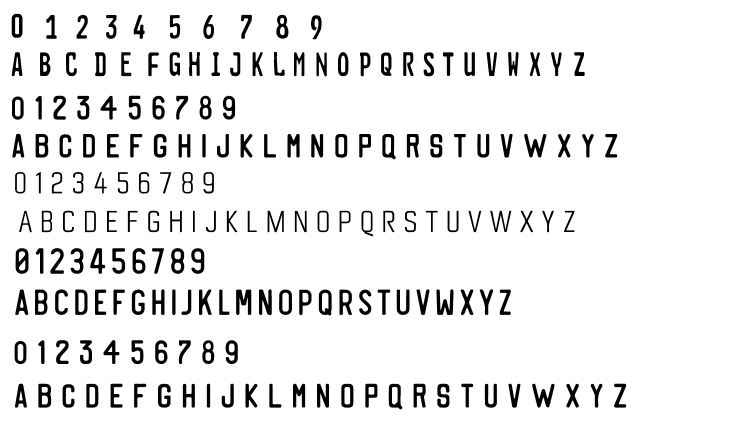
%> input picture KNN_training/training_chars.png, 1475 x 843 px (shown at 1/2 size)
$ octave knn_train.m   (GNU Octave 9; MATLAB toolbox functions it lacks are replaced by stand-ins)
%> lines starting %> are read from the running program, lines starting %| are printed output that depends on the picture; in (x1, y1, x2, y2) boxes, pixels count from 0 and x2, y2 are one past the last pixel; in counts of white or black regions, pixels touching at a corner belong together; the program's own positions count from 1
clearvars; close all; clc;

RESIZED_HEIGHT = 48;
RESIZED_WIDTH = 20;

I = imread('training_chars.png');
%> I is the input picture: size 843x1475x3 uint8; mean R, G, B 234.4, 234.4, 234.4
I = rgb2gray(I);
%> I: size 843x1475 uint8

% Gaussian filter is used to remove noise
h = imgaussfilt(I, 1.3);
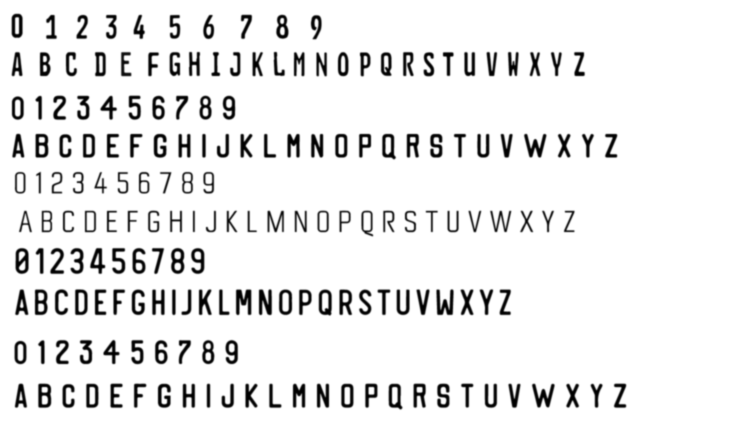
%> h: size 843x1475 uint8 (shown at 1/2 size); min 0, max 255, mean 234.4; mean of the top-left, top-right, bottom-left and bottom-right quarters 227.8, 245.1, 221.8, 243

figure;subplot(121);imagesc(I); title('Original Image');
subplot(122);imagesc(h);title('Gaussian filtered Image'); colormap gray; truesize;
%% Adaptative Thresholding
T = adaptthresh(h,0.56,'NeighborhoodSize',[5 5],'ForegroundPolarity','dark','Statistic','gaussian');
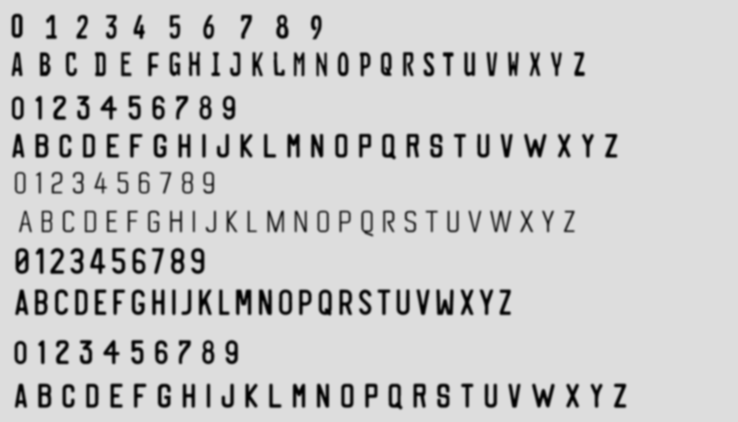
%> T: size 843x1475 double (shown at 1/2 size); min 0, max 0.868, mean 0.798

BW = imbinarize(I,T);
%> BW: size 843x1475 logical; 92.2% white; 180 black regions, largest, box (x1, y1, x2, y2) and area: (472, 579, 503, 630) 999, (873, 579, 907, 630) 982, (1064, 767, 1109, 815) 937
figure;
imshow(BW);title('Binarized image');

%Discard regions with areas with less than 30 pixels
%BW = bwareaopen(BW,30);

BW = 1-BW; %Image is inverted, because the function regionprops only
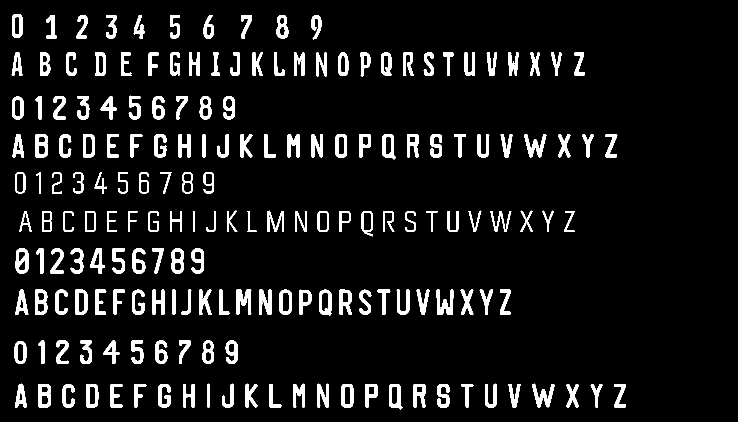
%> BW: size 843x1475 double (shown at 1/2 size); values 0 (black) and 1 (white), 7.8% white; 180 white regions
           %recognizes white elements over black background
figure;
imshow(BW);title('Inverted binarized image');

% Label connected components
[L, Ne]=bwlabeln(BW);
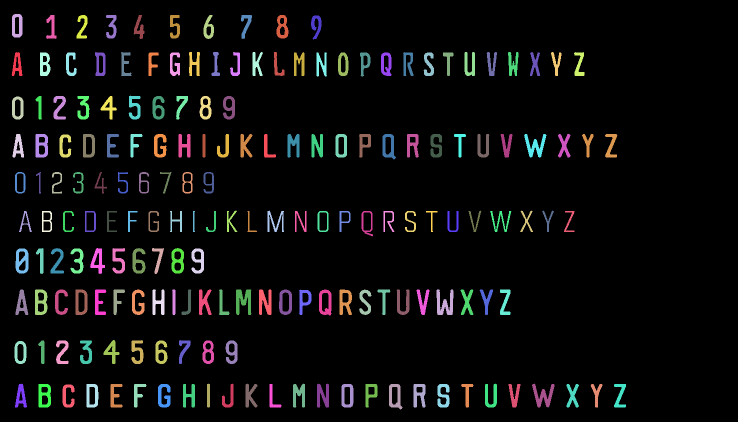
%> L: size 843x1475 double (shown at 1/2 size); 181 distinct labels, from 0 to 180; one colour per label, 0 black
%> Ne = 180

% Measure properties of image regions
value = zeros(1,length(Ne)); % Prellocate space

propied=regionprops(L,'BoundingBox');
%> propied = 180 regions; largest, box (x1, y1, x2, y2): (1064, 767, 1109, 815), (1048, 268, 1093, 315), (980, 422, 1023, 464), (873, 579, 907, 630), (472, 579, 503, 630)
 hold on;

intValidChars = [int8('0'), int8('1'), int8('2'), int8('3'), int8('4'), int8('5'), int8('6'), int8('7'), int8('8'), int8('9')...
                 int8('A'), int8('B'), int8('C'), int8('D'), int8('E'), int8('F'), int8('G'), int8('H'), int8('I'), int8('J')...
                 int8('K'), int8('L'), int8('M'), int8('N'), int8('O'), int8('P'), int8('Q'), int8('R'), int8('S'), int8('T')...
                 int8('U'), int8('V'), int8('W'), int8('X'), int8('Y'), int8('Z')];

% Plot Bounding Box
flattened_images = zeros(size(propied,1), RESIZED_HEIGHT*RESIZED_WIDTH);
%> flattened_images: size 180x960 double; every value is 0
classifications = zeros(size(propied,1),1);

for n=1:size(propied,1)
    rectangle('Position',propied(n).BoundingBox,'EdgeColor','g','LineWidth',2)

    [r,c] = find(L==n); % Contours of each bounding box
    ROI=BW(min(r):max(r),min(c):max(c)); % Cut the ROI with the dimensions of each bounding box
    ROI = uint8(mat2gray(ROI)*255);
    ROI_resize = imresize(ROI, [RESIZED_HEIGHT, RESIZED_WIDTH]);

    % Plotting for trainning guidance
    figure; subplot(121);
    imshow(ROI);
    title('Segmented Characters');
    subplot(122);
    imshow(ROI_resize); title('Resized ROI');

    % Waits for keystroke to store the recognized value in a set of data
    waitforbuttonpress

    character = double(get(gcf,'CurrentCharacter'));
    if character == 27 % Exit
        close all;
        return
%> (the run ends here)

$ run again, with KNN_training/training_numbers.png copied over KNN_training/training_chars.png
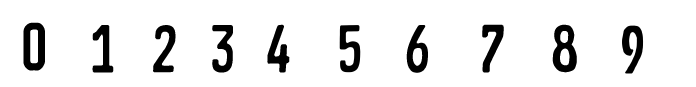
%> input picture KNN_training/training_numbers.png, 696 x 87 px
%> I is the input picture: size 87x696x3 uint8; min 0, max 255, mean 231.7
%> I: size 87x696 uint8
%> `[L, Ne]=bwlabeln(BW);`:
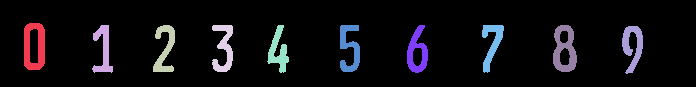
%> L: size 87x696 double; 11 distinct labels, from 0 to 10; one colour per label, 0 black
%> Ne = 10
%> propied = 10 regions; largest, box (x1, y1, x2, y2): (553, 25, 577, 72), (267, 25, 289, 73), (482, 25, 504, 73), (153, 25, 175, 72), (92, 25, 113, 73)
